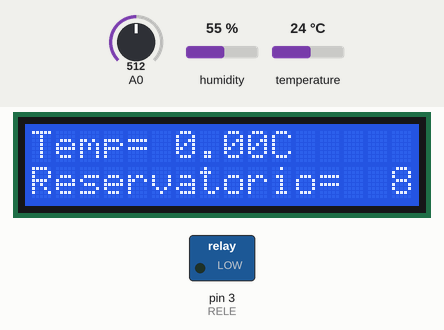
This sketch was run on a simulated Arduino Uno, built with avr-gcc and run on an emulated ATmega328P. Shown: 16×2 character LCD, switched loads named in the sketch (green lamp = pin HIGH). The inputs (shaded band) are chosen by the test bench; at power-on: A0 = 512, humidity 55 %, temperature 24 °C. What the sketch prints to the serial monitor is not drawn.

Above: at 1.6 s.
1.7 s: A0 set to 583
At 4.7 s:
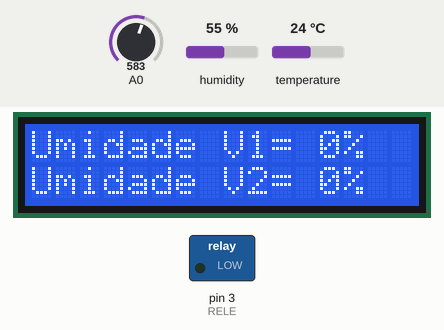
11.4 s: A0 set to 611
At 12.6 s:
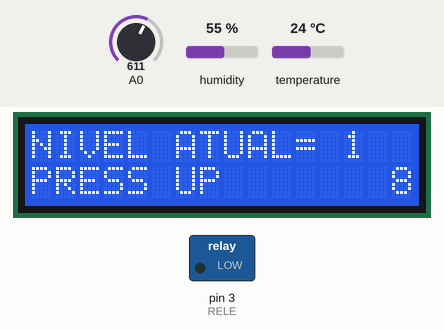
13.5 s: A0 set to 122
At 14.4 s:
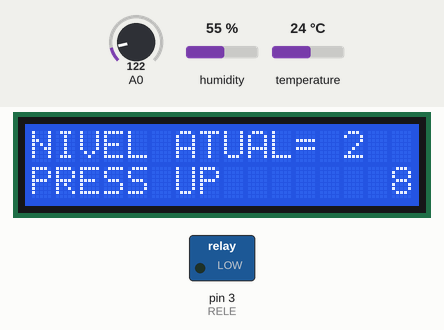
Timing chart, 0 to 16.5 s (numbered marks = the images above; inputs shaded):
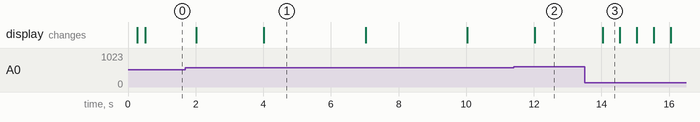

The sketch:

codigo.ino
```cpp
#include <LiquidCrystal.h> //INCLUSÃO DE BIBLIOTECA
#include <DHT.h>
#include "Ultrasonic.h"

LiquidCrystal lcd(8, 9, 4, 5, 6, 7); //PORTAS DO ARDUINO QUE SÃO UTILIZADAS PELO SHIELD KEYPAD DISPLAY LCD

enum {NONE, CIMA, BAIXO, DIR, ESQ, SEL};
volatile uint8_t botao = NONE;

enum {INIT, E1, E2, E3, CONFIG, CONFIG_2};
enum {C1, C2};
volatile uint8_t tela_atual = INIT;
volatile uint8_t tela_a = C1;

//#define DEBUG_BOTAO
#define DEBUG_TELA

// Define a entrada analogica com o valor "1"
#define ENTRADA_ANALOGICA A1
#define ENTRADA_ANALOGICA2 A2
#define RELE 3
#define DHT22PIN 2

//Modelo do DHT
#define DHTTYPE  DHT22

DHT dht(DHT22PIN, DHTTYPE);

//Define os pinos para o trigger e echo
#define pino_trigger 11
#define pino_echo 12

//Inicializa o sensor nos pinos definidos acima
//Ultrasonic ultrasonic(pino_trigger, pino_echo);

// Recebe a leitura feita no pino analógico
int aRec, aRec2;
int lvl = 0, umi1 = 0, umi2 = 0;
float t, h;


void tarefa_exibetela01();
void tarefa_exibetela02();
void tarefa_exibetelaconfig();

void setup() {

  // Inicia a comunicação serial a 9600 bits por segundo
  Serial.begin(9600);

  // inicializa classe do sensor
  dht.begin();

  // Configura o pino do relé como saída
  pinMode (RELE, OUTPUT);

  lcd.begin(16, 2); //SETA A QUANTIDADE DE COLUNAS(16) E O NÚMERO DE LINHAS(2) DO DISPLAY. EM SUMA: UMA MATRIZ DE 16 COLUNAS E 2 LINHAS
  lcd.setCursor(0, 0); //SETA A POSIÇÃO EM QUE O CURSOR INCIALIZA(LINHA 1)
  lcd.print("Bem-vinde       "); //ESCREVE NA PRIMEIRA LINHA DO DISPLAY LCD
  delay(200);
  lcd.setCursor(0, 0); //SETA A POSIÇÃO EM QUE O CURSOR INCIALIZA(LINHA 1)
  lcd.print("                 "); //ESCREVE NA PRIMEIRA LINHA DO DISPLAY LCD
  lcd.setCursor(0, 0); //SETA A POSIÇÃO EM QUE O CURSOR INCIALIZA(LINHA 1)
  lcd.print("Easyplant"); //ESCREVE A FRASE NA PRIMEIRA LINHA DO DISPLAY LCD
  delay(200);
}

void loop() {

  tarefa_telas();
  tarefa_botoes();
  tarefa_solo();
  tarefa_setumi();
  tarefa_rele();
  tarefa_temp();

}


/* Essas variáveis são globais pois é necessário
   manter os valores independente do contexto de
   execução da função tarefa_botãoes */
const unsigned long periodo_tarefa_botoes = 100;
unsigned long tempo_tarefa_botoes = millis();

/* Tarefa 5: envia o valor analógico para o PC */
void tarefa_botoes() {
  unsigned long tempo_atual = millis();

  /* Hora de enviar os dados analógicos caso tenha passado 200 ms */
  if (tempo_atual - tempo_tarefa_botoes > periodo_tarefa_botoes) {
    tempo_tarefa_botoes = tempo_atual;

    if ((analogRead(0)) < 80)
      botao = DIR;
    else if ((analogRead(0)) < 200)
      botao = CIMA;
    else if ((analogRead(0)) < 400)
      botao = BAIXO;
    else if ((analogRead(0)) < 600)
      botao = ESQ;
    else if ((analogRead(0)) < 800) {
      botao = SEL;
    }
    else
      botao = NONE;

#ifdef DEBUG_BOTAO
    Serial.print("Valor : ");
    Serial.println(botao);
#endif

  }
}

/* Essas variáveis são globais pois é necessário
   manter os valores independente do contexto de
   execução da função tarefa_botãoes */
const unsigned long periodo_tarefa_telas = 500;
unsigned long tempo_tarefa_telas = millis();

/* Tarefa 5: envia o valor analógico para o PC */
void tarefa_telas() {
  unsigned long tempo_atual = millis();
  static int contador = 0;

  /* Hora de enviar os dados analógicos caso tenha passado 200 ms */
  if (tempo_atual - tempo_tarefa_telas > periodo_tarefa_telas) {
    tempo_tarefa_telas = tempo_atual;

    contador++;

    switch (tela_atual) {
      case INIT:
        tela_atual = E1;
        tarefa_exibetela01();
        contador = 0;
        break;

      case E1:
        tarefa_exibetela01();

        if (botao == SEL)
          tela_atual = CONFIG;
        else if (contador == 6) {
          tela_atual = E2;
          contador = 0;
        }
        break;

      case E2:
        tarefa_exibetela02();

        if (botao == SEL) {
          tela_atual = CONFIG;
        }
        else if (contador == 6) {
          tela_atual = E3;
          contador = 0;
        }
        break;

      case E3:
        tarefa_exibetelaconfig();

        if (botao == SEL) {
          tela_atual = CONFIG;
        }
        else if (contador == 6) {
          tela_atual = E1;
          contador = 0;
        }
        break;

      case CONFIG:
        tarefa_exibetelaconfig2();

        if (botao == CIMA) //UP
          lvl++;

        lvl &= 0x03;

        if ( botao == DIR) {
          tela_atual = E1;
          contador = 0;

        }
        break;

      default:
        break;
    }

#ifdef DEBUG_TELA
    Serial.print("Tela : ");
    Serial.println(tela_atual);
#endif
  }
}


/* Tarefa 5: envia o valor analógico para o PC */
void tarefa_exibetela01() {

  /* Tela */

  lcd.setCursor(0, 0); //SETA A POSIÇÃO EM QUE O CURSOR INCIALIZA(LINHA 1)
  lcd.print("Temp= "); //ESCREVE A FRASE NA PRIMEIRA LINHA DO DISPLAY LCD
  lcd.print(float(t));
  lcd.print("C     ");
  lcd.setCursor(0, 1); //SETA A POSIÇÃO EM QUE O CURSOR INCIALIZA(LINHA 2)
  lcd.print("Reservatorio=  80"); //ESCREVE A FRASE NA SEGUNDA LINHA DO DISPLAY
  lcd.print("%     ");

}

/* Tarefa 5: envia o valor analógico para o PC */
void tarefa_exibetela02() {

  /* Tela */

  lcd.setCursor(0, 0); //SETA A POSIÇÃO EM QUE O CURSOR INCIALIZA(LINHA 1)
  lcd.print("Umidade V1= "); //ESCREVE A FRASE NA PRIMEIRA LINHA DO DISPLAY LCD
  lcd.print(int(umi1));
  lcd.print("%        ");

  lcd.setCursor(0, 1); //SETA A POSIÇÃO EM QUE O CURSOR INCIALIZA(LINHA 2)
  lcd.print("Umidade V2= "); //ESCREVE A FRASE NA SEGUNDA LINHA DO DISPLAY
  lcd.print(int(umi2));
  lcd.print("%    ");


}

/* Tarefa 5: envia o valor analógico para o PC */
void tarefa_exibetelaconfig() {

  /* Tela */

  lcd.setCursor(0, 0); //SETA A POSIÇÃO EM QUE O CURSOR INCIALIZA(LINHA 1)
  lcd.print("APERTE SEL PARA"); //ESCREVE A FRASE NA PRIMEIRA LINHA DO DISPLAY LCD
  lcd.setCursor(0, 1); //SETA A POSIÇÃO EM QUE O CURSOR INCIALIZA(LINHA 2)
  lcd.print("CONFIGURAR           "); //ESCREVE A FRASE NA SEGUNDA LINHA DO DISPLAY


}

/* Tarefa 5: envia o valor analógico para o PC */
void tarefa_exibetelaconfig2() {

  /* Tela */
  lcd.setCursor(0, 0); //SETA A POSIÇÃO EM QUE O CURSOR INCIALIZA(LINHA 1)
  lcd.print("NIVEL ATUAL= "); //ESCREVE A FRASE NA PRIMEIRA LINHA DO DISPLAY LCD
  lcd.print(int(lvl));
  lcd.print("         ");
  lcd.setCursor(0, 1); //SETA A POSIÇÃO EM QUE O CURSOR INCIALIZA(LINHA 2)
  lcd.print("PRESS UP      "); //ESCREVE A FRASE NA SEGUNDA LINHA DO DISPLAY

}

const unsigned long periodo_tarefa_solo = 30000;
unsigned long tempo_tarefa_solo = millis();

//Envia os valores interios para o PC
void tarefa_solo() {
  unsigned long tempo_atual = millis ();

  //Hora de enviar os dados caso tenha passado 1000 ms
  if (tempo_atual - tempo_tarefa_solo > periodo_tarefa_solo) {
    tempo_tarefa_solo = tempo_atual;

    // Faz a leitura do sensor
    aRec = analogRead(ENTRADA_ANALOGICA);
    aRec2 = analogRead(ENTRADA_ANALOGICA2);
  }
}


const unsigned long periodo_tarefa_rele = 10000;
unsigned long tempo_tarefa_rele = millis();

//Envia os valores interios para o PC
void tarefa_rele() {
  unsigned long tempo_atual = millis ();

  //Hora de enviar os dados caso tenha passado 1000 ms
  if (tempo_atual - tempo_tarefa_rele > periodo_tarefa_rele) {
    tempo_tarefa_rele = tempo_atual;

    if (lvl = 0) {
      if (aRec > 801 || aRec2 > 801) {
        // Liga o relé
        digitalWrite(RELE, HIGH);
      }
      else {
        // Desliga o relé
        digitalWrite(RELE, LOW);
      }
    }
    else if (lvl = 1) {

      if (aRec > 601 || aRec2 > 601) {
        // Liga o relé
        digitalWrite(RELE, HIGH);
      }
      else {
        // Desliga o relé
        digitalWrite(RELE, LOW);
      }
    }
    else if (lvl = 2) {

      if (aRec > 401 || aRec2 > 401) {
        // Liga o relé
        digitalWrite(RELE, HIGH);
      }
      else {
        // Desliga o relé
        digitalWrite(RELE, LOW);
      }

    }
  }
}

const unsigned long periodo_tarefa_setumi = 30000;
unsigned long tempo_tarefa_setumi = millis();

//Envia os valores interios para o PC
void tarefa_setumi() {
  unsigned long tempo_atual = millis ();

  //Hora de enviar os dados caso tenha passado 1000 ms
  if (tempo_atual - tempo_tarefa_setumi > periodo_tarefa_setumi) {
    tempo_tarefa_setumi = tempo_atual;

    if (aRec > 900)
      umi1 = 10;
    else if (aRec > 780)
      umi1 = 15;
    else if (aRec > 660)
      umi1 = 35;
    else if (aRec > 540)
      umi1 = 55;
    else if (aRec > 420)
      umi1 = 75;
    else
      umi1 = 95;

    if (aRec2 > 900)
      umi2 = 10;
    else if (aRec2 > 780)
      umi2 = 15;
    else if (aRec2 > 660)
      umi2 = 35;
    else if (aRec2 > 540)
      umi2 = 55;
    else if (aRec2 > 420)
      umi2 = 75;
    else
      umi2 = 95;
  }
}


const unsigned long periodo_tarefa_temp = 2000;
unsigned long tempo_tarefa_temp = millis();

//Envia os valores interios para o PC
void tarefa_temp() {
  unsigned long tempo_atual = millis ();

  //Hora de enviar os dados caso tenha passado 2000 ms
  if (tempo_atual - tempo_tarefa_temp > periodo_tarefa_temp) {
    tempo_tarefa_temp = tempo_atual;

    // Lê a umidade
    h = dht.readHumidity();
    // Lê a temperatura em Celsius
    t = dht.readTemperature();

  }
}

const unsigned long periodo_tarefa_aprox = 2000;
unsigned long tempo_tarefa_aprox = millis();

//Envia os valores interios para o PC
void tarefa_aprox() {
  unsigned long tempo_atual = millis ();

  //Hora de enviar os dados caso tenha passado 2000 ms
  if (tempo_atual - tempo_tarefa_aprox > periodo_tarefa_aprox) {
    tempo_tarefa_aprox = tempo_atual;

    //Le as informacoes do sensor, em cm e pol
    float cmMsec, inMsec;
    long microsec = 0;//ultrasonic.Timing();

    //Exibe informacoes no serial monitor
    //Serial.print("Distancia em cm: ");
    //Serial.print(cmMsec);
    //Serial.print(" - Distancia em polegadas: ");
    //Serial.println(inMsec);
  }
}
```

Measured:
- the behaviour switches between 599 and 600 on A0 (found by bisection; images 1 and 2)
- after the input at 11.4 s, the display: changes after 0.63 s (image 2)
- after the input at 13.5 s, the display: changes after 0.54 s (image 3)
- what the display in image 1 shows lasts 3.0 s, from 4.0 s to 7.0 s
- what the display in image 3 shows lasts 0.5 s, from 14.0 s to 14.5 s
